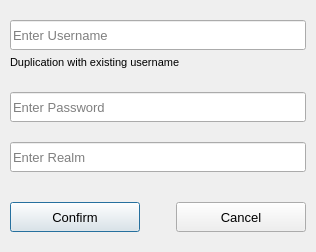
<?xml version="1.0" encoding="UTF-8"?>
<ui version="4.0">
 <class>SipCredentialDialog</class>
 <widget class="QDialog" name="SipCredentialDialog">
  <property name="geometry">
   <rect>
    <x>0</x>
    <y>0</y>
    <width>316</width>
    <height>252</height>
   </rect>
  </property>
  <property name="windowTitle">
   <string>Dialog</string>
  </property>
  <layout class="QVBoxLayout" name="verticalLayout">
   <property name="spacing">
    <number>0</number>
   </property>
   <property name="leftMargin">
    <number>10</number>
   </property>
   <property name="topMargin">
    <number>10</number>
   </property>
   <property name="rightMargin">
    <number>10</number>
   </property>
   <property name="bottomMargin">
    <number>10</number>
   </property>
   <item>
    <layout class="QVBoxLayout" name="verticalLayout_4">
     <item>
      <layout class="QVBoxLayout" name="verticalLayout_2">
       <property name="spacing">
        <number>0</number>
       </property>
       <property name="topMargin">
        <number>0</number>
       </property>
       <item>
        <widget class="QLineEdit" name="sipUsernameRewriteLineEdit">
         <property name="sizePolicy">
          <sizepolicy hsizetype="Minimum" vsizetype="Fixed">
           <horstretch>0</horstretch>
           <verstretch>0</verstretch>
          </sizepolicy>
         </property>
         <property name="minimumSize">
          <size>
           <width>0</width>
           <height>30</height>
          </size>
         </property>
         <property name="font">
          <font>
           <pointsize>10</pointsize>
          </font>
         </property>
         <property name="toolTip">
          <string>Username</string>
         </property>
         <property name="layoutDirection">
          <enum>Qt::LeftToRight</enum>
         </property>
         <property name="text">
          <string/>
         </property>
         <property name="placeholderText">
          <string>Enter Username</string>
         </property>
        </widget>
       </item>
       <item>
        <spacer name="verticalSpacer_4">
         <property name="orientation">
          <enum>Qt::Vertical</enum>
         </property>
         <property name="sizeType">
          <enum>QSizePolicy::Fixed</enum>
         </property>
         <property name="sizeHint" stdset="0">
          <size>
           <width>20</width>
           <height>2</height>
          </size>
         </property>
        </spacer>
       </item>
       <item>
        <widget class="QLabel" name="duplicateUsernameLabel">
         <property name="sizePolicy">
          <sizepolicy hsizetype="MinimumExpanding" vsizetype="MinimumExpanding">
           <horstretch>0</horstretch>
           <verstretch>0</verstretch>
          </sizepolicy>
         </property>
         <property name="minimumSize">
          <size>
           <width>0</width>
           <height>20</height>
          </size>
         </property>
         <property name="maximumSize">
          <size>
           <width>16777215</width>
           <height>20</height>
          </size>
         </property>
         <property name="font">
          <font>
           <pointsize>8</pointsize>
          </font>
         </property>
         <property name="text">
          <string>Duplication with existing username</string>
         </property>
         <property name="alignment">
          <set>Qt::AlignLeading|Qt::AlignLeft|Qt::AlignVCenter</set>
         </property>
        </widget>
       </item>
      </layout>
     </item>
     <item>
      <spacer name="verticalSpacer">
       <property name="orientation">
        <enum>Qt::Vertical</enum>
       </property>
       <property name="sizeType">
        <enum>QSizePolicy::Fixed</enum>
       </property>
       <property name="sizeHint" stdset="0">
        <size>
         <width>20</width>
         <height>20</height>
        </size>
       </property>
      </spacer>
     </item>
     <item>
      <widget class="QLineEdit" name="sipPasswordRewriteLineEdit">
       <property name="minimumSize">
        <size>
         <width>0</width>
         <height>30</height>
        </size>
       </property>
       <property name="font">
        <font>
         <pointsize>10</pointsize>
        </font>
       </property>
       <property name="toolTip">
        <string>Password</string>
       </property>
       <property name="text">
        <string/>
       </property>
       <property name="placeholderText">
        <string>Enter Password</string>
       </property>
      </widget>
     </item>
     <item>
      <spacer name="verticalSpacer_2">
       <property name="orientation">
        <enum>Qt::Vertical</enum>
       </property>
       <property name="sizeType">
        <enum>QSizePolicy::Fixed</enum>
       </property>
       <property name="sizeHint" stdset="0">
        <size>
         <width>20</width>
         <height>20</height>
        </size>
       </property>
      </spacer>
     </item>
     <item>
      <widget class="QLineEdit" name="sipRealmRewriteLineEdit">
       <property name="minimumSize">
        <size>
         <width>0</width>
         <height>30</height>
        </size>
       </property>
       <property name="font">
        <font>
         <pointsize>10</pointsize>
        </font>
       </property>
       <property name="toolTip">
        <string>Server</string>
       </property>
       <property name="text">
        <string/>
       </property>
       <property name="placeholderText">
        <string>Enter Realm</string>
       </property>
      </widget>
     </item>
    </layout>
   </item>
   <item>
    <spacer name="verticalSpacer_5">
     <property name="orientation">
      <enum>Qt::Vertical</enum>
     </property>
     <property name="sizeType">
      <enum>QSizePolicy::Fixed</enum>
     </property>
     <property name="sizeHint" stdset="0">
      <size>
       <width>20</width>
       <height>20</height>
      </size>
     </property>
    </spacer>
   </item>
   <item>
    <layout class="QHBoxLayout" name="horizontalLayout_2">
     <property name="spacing">
      <number>7</number>
     </property>
     <property name="leftMargin">
      <number>0</number>
     </property>
     <property name="topMargin">
      <number>0</number>
     </property>
     <property name="rightMargin">
      <number>0</number>
     </property>
     <item>
      <widget class="QPushButton" name="sipCredConfirmButton">
       <property name="sizePolicy">
        <sizepolicy hsizetype="Fixed" vsizetype="Fixed">
         <horstretch>0</horstretch>
         <verstretch>0</verstretch>
        </sizepolicy>
       </property>
       <property name="minimumSize">
        <size>
         <width>130</width>
         <height>30</height>
        </size>
       </property>
       <property name="font">
        <font>
         <pointsize>10</pointsize>
        </font>
       </property>
       <property name="toolTip">
        <string>Confirm Password</string>
       </property>
       <property name="styleSheet">
        <string notr="true"/>
       </property>
       <property name="text">
        <string>Confirm</string>
       </property>
       <property name="flat">
        <bool>false</bool>
       </property>
      </widget>
     </item>
     <item>
      <spacer name="horizontalSpacer_4">
       <property name="orientation">
        <enum>Qt::Horizontal</enum>
       </property>
       <property name="sizeType">
        <enum>QSizePolicy::MinimumExpanding</enum>
       </property>
       <property name="sizeHint" stdset="0">
        <size>
         <width>20</width>
         <height>20</height>
        </size>
       </property>
      </spacer>
     </item>
     <item>
      <widget class="QPushButton" name="sipCredCancelButton">
       <property name="sizePolicy">
        <sizepolicy hsizetype="Fixed" vsizetype="Fixed">
         <horstretch>0</horstretch>
         <verstretch>0</verstretch>
        </sizepolicy>
       </property>
       <property name="minimumSize">
        <size>
         <width>130</width>
         <height>30</height>
        </size>
       </property>
       <property name="font">
        <font>
         <pointsize>10</pointsize>
        </font>
       </property>
       <property name="toolTip">
        <string>Cancel</string>
       </property>
       <property name="styleSheet">
        <string notr="true"/>
       </property>
       <property name="text">
        <string>Cancel</string>
       </property>
       <property name="flat">
        <bool>false</bool>
       </property>
      </widget>
     </item>
    </layout>
   </item>
  </layout>
 </widget>
 <resources/>
 <connections/>
</ui>
